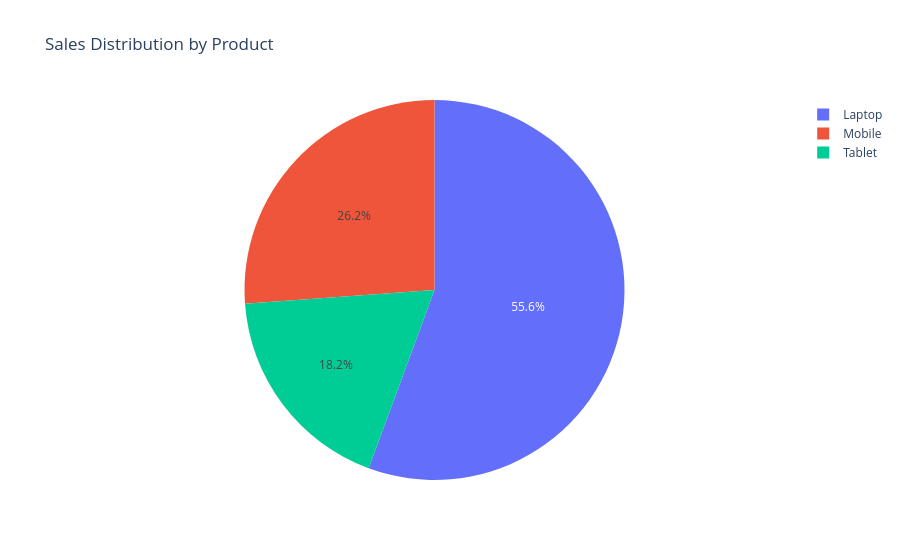

Source (notebook cell):
### Code cell
#Pie Chart – Sales Distribution by Product

sales_product = df.groupby("Product")["Sales"].sum().reset_index()
fig = px.pie(sales_product,names="Product",values="Sales",title="Sales Distribution by Product")
fig.show()

### Figure 1 — Plotly figure (JSON) as saved in the notebook; plotly's stock layout.template omitted (floating-point values rounded to 4 significant figures)
{"data": [{"domain": {"x": [0, 1], "y": [0, 1]}, "hovertemplate": "Product=%{label}<br>Sales=%{value}<extra></extra>", "labels": ["Laptop", "Mobile", "Tablet"], "legendgroup": "", "name": "", "showlegend": true, "type": "pie", "values": [504000, 237000, 165000]}], "layout": {"legend": {"tracegroupgap": 0}, "title": {"text": "Sales Distribution by Product"}}}
